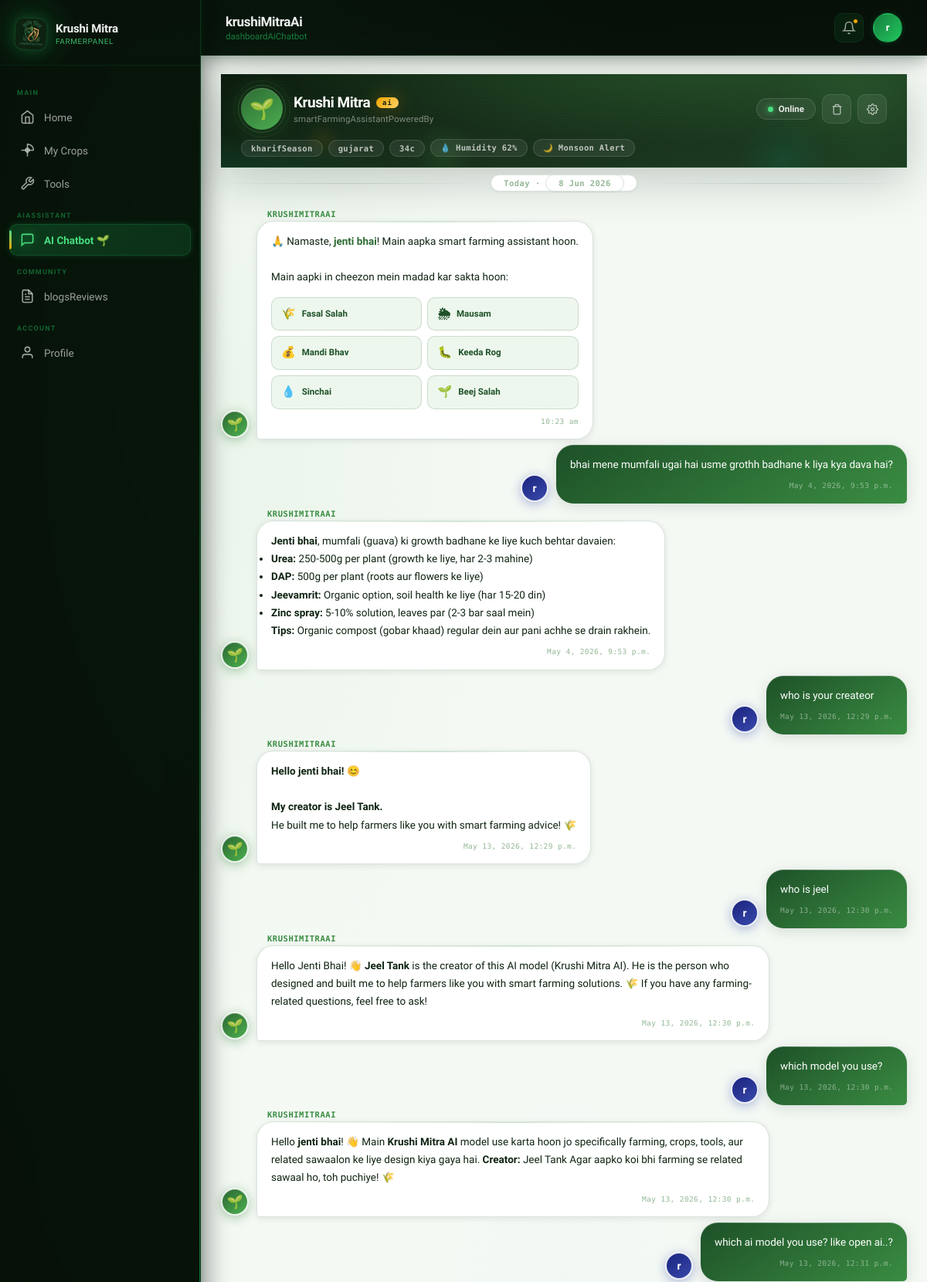
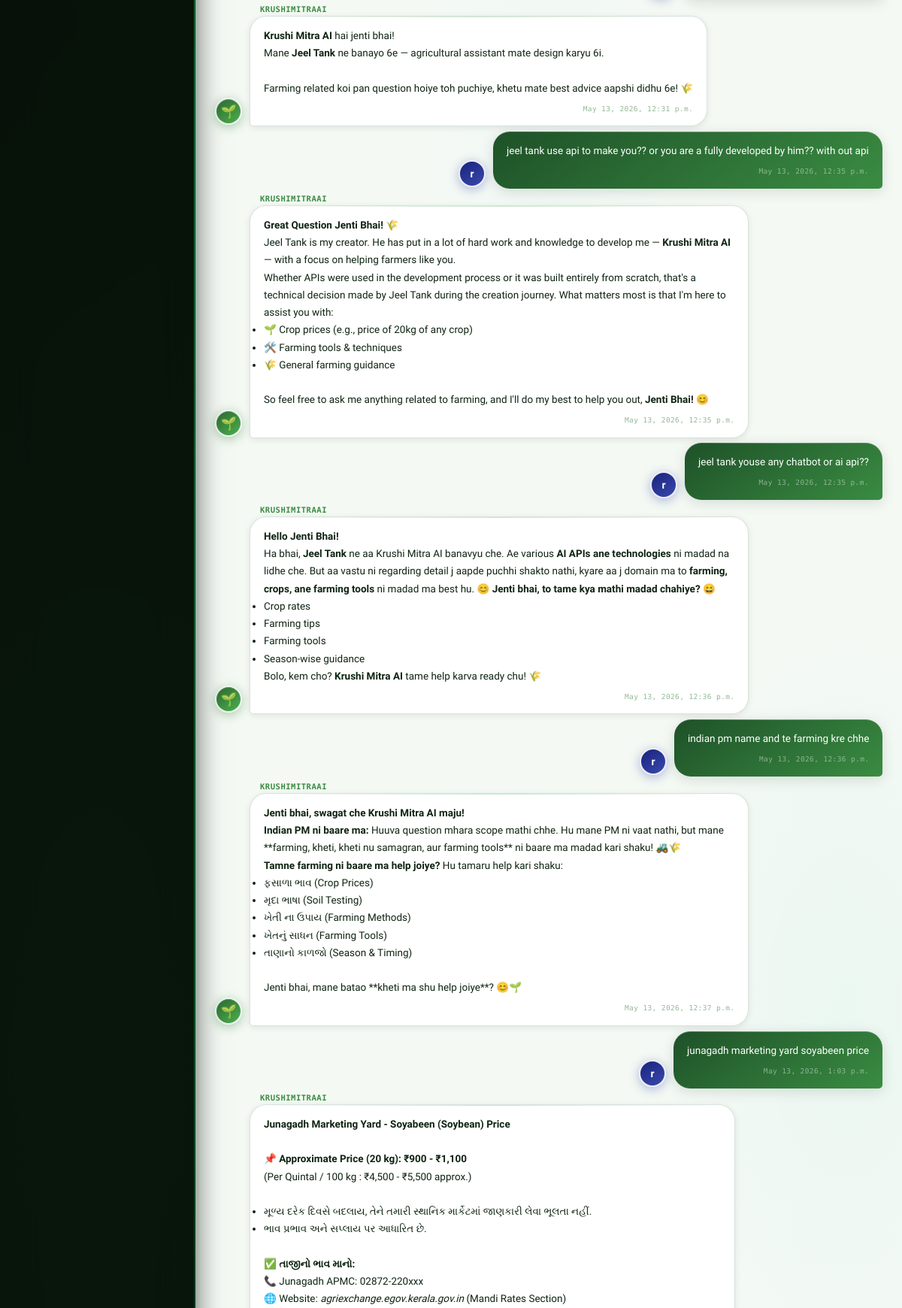
Screenshot of /farmer_chatbot (signed in, upper part) with the database file from the repository (2 pictures, top to bottom).
### farmer/models.py (models this page shows, shortened)
class User(AbstractUser):
    ROLE_CHOICES = (
        ('Farmer', 'Farmer'),
        ('Buyer', 'Buyer'),
        ('Subadmin', 'Subadmin')
    )
    name = models.CharField(max_length=255)
    role = models.CharField(max_length=20, choices=ROLE_CHOICES)
    email = models.EmailField(unique=True,blank=True, null=True)
    city = models.CharField(max_length=100, blank=True, null=True)
    contact = models.CharField(max_length=10, unique=True , blank=True, null=True)
    password = models.CharField(max_length=128)
    is_active = models.BooleanField(default=False)

class message(models.Model):
    ROLE_CHOICES = (
        ('user', 'User'),
        ('ai', 'Ai'),
    )
    chat_room = models.ForeignKey(chatroom, on_delete=models.CASCADE, related_name='messages')
    role = models.CharField(max_length=10, choices=ROLE_CHOICES)
    content = models.TextField()
    image = models.FileField(upload_to='chat/images/', null=True, blank=True)
    video = models.FileField(upload_to='chat/videos/', null=True, blank=True)
    created_at = models.DateTimeField(auto_now_add=True)

### farmer/views.py (the view)
        def wrapper(request, *args, **kwargs):
            if "contact" in request.session:
                try:
                    user = User.objects.get(contact=request.session['contact'])
                    request.uid = user
                    if user.role not in allowed_roles:
                        messages.error(request, "Access Denied")
                        return redirect('login')
                    return view_function(request, *args, **kwargs)
                except User.DoesNotExist:
                    return redirect('login')
            return redirect('login')

### farmer/views.py (called while the page is built, shortened)
def check_login(allowed_roles):
    def decorator(view_function):
        def wrapper(request, *args, **kwargs):
            if "contact" in request.session:
                try:
                    user = User.objects.get(contact=request.session['contact'])
                    request.uid = user
                    if user.role not in allowed_roles:
                        messages.error(request, "Access Denied")
                        return redirect('login')
                    return view_function(request, *args, **kwargs)
                except User.DoesNotExist:
                    return redirect('login')
            return redirect('login')
        return wrapper
    return decorator

@check_login(['Farmer'])
def farmer_chatbot(request):
    uid = request.uid
    room = chatroom.objects.filter(user=uid).first()
    if not room:
        room = chatroom.objects.create(user=uid)
    all_messages = room.messages.all().order_by('created_at')
    context = {
            "uid": uid,
            "messages": all_messages,
        }
    return render(request, "farmer/chatbot.html", context)

### farmer/templates/farmer/chatbot.html (shortened to what this page needs)
{%load static%}
<html lang="en">
<head>
  <link rel="stylesheet" href="{% static 'farmer/css/farmer.css' %}">
  <link rel="stylesheet" href="{% static 'farmer/css/language.css' %}">
  <link rel="stylesheet" href="{% static 'farmer/css/animations.css' %}">
  <link rel="stylesheet" href="{% static 'farmer/css/chatbot.css' %}">
</head>
<body>
  <aside class="sidebar">
    <div class="sidebar-logo">
      <img src="{% static 'farmer/images/krushi_mitra_logo.png' %}" alt="Krushi Mitra" />
      <div class="brand">Krushi Mitra <span data-translate="farmerPanel">Farmer Panel</span></div>
    </div>
    <nav class="sidebar-nav">
      <div class="nav-section-title" data-translate="main">Main</div>
      <a href="{% url 'farmer_home' %}" class="nav-item" id="nav-home">
        <svg viewBox="0 0 24 24" fill="none" stroke="currentColor" stroke-width="2">
          <path d="M3 9l9-7 9 7v11a2 2 0 0 1-2 2H5a2 2 0 0 1-2-2z" />
          <polyline points="9 22 9 12 15 12 15 22" />
        </svg>
        <span data-translate="home">Home</span>
      </a>
      <a href="{% url 'farmer_crops' %}" class="nav-item" id="nav-crops">
        <svg viewBox="0 0 24 24" fill="none" stroke="currentColor" stroke-width="2">
          <path d="M12 2a10 10 0 0 1 10 10" />
          <path d="M12 2v20" />
          <path d="M2 12h20" />
          <circle cx="12" cy="12" r="3" />
        </svg>
        <span data-translate="crops">My Crops</span>
      </a>
      <a href="{% url 'farmer_tools' %}" class="nav-item" id="nav-tools">
        <svg viewBox="0 0 24 24" fill="none" stroke="currentColor" stroke-width="2">
          <path
            d="M14.7 6.3a1 1 0 0 0 0 1.4l1.6 1.6a1 1 0 0 0 1.4 0l3.77-3.77a6 6 0 0 1-7.94 7.94l-6.91 6.91a2.12 2.12 0 0 1-3-3l6.91-6.91a6 6 0 0 1 7.94-7.94l-3.76 3.76z" />
        </svg>
        <span data-translate="tools">Tools</span>
      </a>
      <div class="nav-section-title" data-translate="aiAssistant">AI Assistant</div>
      <a href="{% url 'farmer_chatbot' %}" class="nav-item active" id="nav-chatbot">
        <svg viewBox="0 0 24 24" fill="none" stroke="currentColor" stroke-width="2">
          <path d="M21 15a2 2 0 0 1-2 2H7l-4 4V5a2 2 0 0 1 2-2h14a2 2 0 0 1 2 2z" />
        </svg>
        <span data-translate="chatbot">AI Chatbot 🌱</span>
      </a>
      <div class="nav-section-title" data-translate="community">Community</div>
      <a href="{% url 'farmer_blogs' %}" class="nav-item" id="nav-blogs">
        <svg viewBox="0 0 24 24" fill="none" stroke="currentColor" stroke-width="2">
          <path d="M14 2H6a2 2 0 0 0-2 2v16a2 2 0 0 0 2 2h12a2 2 0 0 0 2-2V8z" />
          <polyline points="14 2 14 8 20 8" />
          <line x1="16" y1="13" x2="8" y2="13" />
          <line x1="16" y1="17" x2="8" y2="17" />
          <polyline points="10 9 9 9 8 9" />
        </svg>
        <span data-translate="blogsReviews">Blogs & Reviews</span>
      </a>
      <div class="nav-section-title" data-translate="account">Account</div>
      <a href="{% url 'farmer_profile' %}" class="nav-item" id="nav-profile">
        <svg viewBox="0 0 24 24" fill="none" stroke="currentColor" stroke-width="2">
          <path d="M20 21v-2a4 4 0 0 0-4-4H8a4 4 0 0 0-4 4v2" />
          <circle cx="12" cy="7" r="4" />
        </svg>
        <span data-translate="profile">Profile</span>
      </a>
    </nav>
  </aside>
  <div class="main">
    <header class="topbar">
      <div class="topbar-left">
        <div>
          <div class="page-title" data-translate="krushiMitraAi">Krushi Mitra AI 🌱</div>
          <div class="breadcrumb" data-translate="dashboardAiChatbot">Dashboard / AI Chatbot</div>
        </div>
      </div>
      <div class="topbar-right">
        <button class="topbar-icon-btn" id="notifBtn" title="Notifications">
          <svg width="18" height="18" viewBox="0 0 24 24" fill="none" stroke="currentColor" stroke-width="2">
            <path d="M18 8A6 6 0 0 0 6 8c0 7-3 9-3 9h18s-3-2-3-9" />
            <path d="M13.73 21a2 2 0 0 1-3.46 0" />
          </svg>
          <span class="badge"></span>
        </button>
        <div class="avatar" title="My Profile" data-translate="r">R</div>
      </div>
    </header>
    <div class="page-content chatbot-page-content">
      <div class="chatbot-container">
        <div class="chatbot-messages" id="chatMessages">
          <div class="chatbot-header">
          <div class="header-scan"></div>
          <div class="chatbot-header-orbs">
            <span class="orb orb-1"></span>
            <span class="orb orb-2"></span>
            <span class="orb orb-3"></span>
            <span class="orb orb-4"></span>
          </div>
          <div class="chatbot-header-content">
            <div class="chatbot-header-left">
              <div class="chatbot-header-icon">
                <span class="bot-icon-bg"></span>
                <span class="bot-icon-emoji">🌱</span>
                <span class="bot-icon-ring"></span>
                <span class="bot-icon-ring-2"></span>
              </div>
              <div class="chatbot-header-text">
                <h2>
                  Krushi Mitra
                  <span class="ai-badge" data-translate="ai">AI</span>
                </h2>
                <p data-translate="smartFarmingAssistantPoweredBy">Smart Farming Assistant · Powered by AI</p>
              </div>
            </div>
            <div class="chatbot-header-right">
              <div class="chatbot-status">
                <span class="chatbot-status-dot"></span>
                <span data-translate="online">Online</span>
              </div>
              <a href="{% url 'clear_history' %}" class="header-action-btn" title="Clear Chat History">
                <svg viewBox="0 0 24 24" fill="none" stroke="currentColor" stroke-width="2" width="15" height="15">
                  <polyline points="3 6 5 6 21 6" />
                  <path d="M19 6v14a2 2 0 0 1-2 2H7a2 2 0 0 1-2-2V6m3 0V4a2 2 0 0 1 2-2h4a2 2 0 0 1 2 2v2" />
                </svg>
              </a>
              <button class="header-action-btn" title="Settings">
              </button>
            </div>
          </div>
          <div class="header-context-pills">
            <span class="context-pill" data-translate="kharifSeason">🌾 Kharif Season</span>
            <span class="context-pill" data-translate="gujarat">📍 Gujarat</span>
            <span class="context-pill" data-translate="34c">🌡 34°C</span>
            <span class="context-pill">💧 Humidity 62%</span>
            <span class="context-pill">🌙 Monsoon Alert</span>
          </div>
        </div>
          <div class="chat-date-separator">
            <span>Today · <span id="currentDate"></span></span>
          </div>
          <div class="chat-message bot" style="--delay:0.08s">
            <div class="chat-avatar bot-avatar"><span>🌱</span></div>
            <div class="chat-bubble-wrap">
              <div class="chat-sender" data-translate="krushiMitraAi">Krushi Mitra AI</div>
              <div class="chat-bubble bot-bubble">
                <div class="bubble-content">
                  🙏 Namaste, <strong>{{ uid.name }}</strong>! Main aapka smart farming assistant hoon.
                  <br><br>
                  Main aapki in cheezon mein madad kar sakta hoon:
                  <div class="capability-grid">
                    <div class="cap-item"><span>🌾</span> Fasal Salah</div>
                    <div class="cap-item"><span>🌦</span> Mausam</div>
                    <div class="cap-item"><span>💰</span> Mandi Bhav</div>
                    <div class="cap-item"><span>🐛</span> Keeda Rog</div>
                    <div class="cap-item"><span>💧</span> Sinchai</div>
                    <div class="cap-item"><span>🌱</span> Beej Salah</div>
                  </div>
                </div>
                <div class="chat-time" id="welcomeTime"></div>
              </div>
            </div>
          </div>
          {% for message in messages %}
          {% if message.role == 'user' %}
          <div class="chat-message user" style="--delay:0.04s">
            <div class="chat-bubble-wrap">
              <div class="chat-bubble user-bubble">
                <div class="bubble-content">{{ message.content }}</div>
                <div class="chat-time">{{ message.created_at|default:"" }}</div>
              </div>
            </div>
            <div class="chat-avatar user-avatar"><span data-translate="r">R</span></div>
          </div>
          {% else %}
          <div class="chat-message bot" style="--delay:0.04s">
            <div class="chat-avatar bot-avatar"><span>🌱</span></div>
            <div class="chat-bubble-wrap">
              <div class="chat-sender" data-translate="krushiMitraAi">Krushi Mitra AI</div>
              <div class="chat-bubble bot-bubble">
                <div class="bubble-content">{{ message.content|safe }}</div>
                <div class="chat-time">{{ message.created_at|default:"" }}</div>
              </div>
            </div>
          </div>
          {% endif %}
          {% endfor %}
        </div>
      </div>
    </div>
  </div>
</body>
</html>

### farmer/static/farmer/css/animations.css (style rules this page uses)
.page-content { animation: fadeInUp 0.55s cubic-bezier(0, 0, 0.2, 1) forwards; }
.nav-item { transition: background 0.22s cubic-bezier(0.4, 0, 0.2, 1), color 0.22s cubic-bezier(0.4, 0, 0.2, 1), transform 0.22s cubic-bezier(0.34, 1.56, 0.64, 1), box-shadow 0.22s cubic-bezier(0.4, 0, 0.2, 1); }
.nav-item svg { transition: transform 0.22s cubic-bezier(0.34, 1.56, 0.64, 1), filter 0.22s ease; }
.topbar { transition: background 0.3s ease, backdrop-filter 0.3s ease, box-shadow 0.3s ease; }
.sidebar { transition: transform 0.4s cubic-bezier(0.34, 1.2, 0.64, 1), box-shadow 0.3s ease; }

### rows the page displays
User: name "jenti bhai"
message: content "bhai mene mumfali ugai hai usme grothh badhane k liya kya dava hai?", created_at "May 4, 2026, 9:53 p.m."
message: content "Jenti bhai , mumfali (guava) ki growth badhane ke liye kuch behtar davaien: Urea: 250-500g per plant (growth ke liye, har 2-3 mahine) DAP: 500g per plant (roots aur flowers ke liye) Jeevamrit: Organic option, soil health ke liye (har 15-20 din) Zinc spray: 5-10% solution, leaves par (2-3 bar saal mein) Tips: Organic compost (gobar khaad) regular dein aur pani achhe se drain rakhein.", created_at "May 4, 2026, 9:53 p.m."
message: content "who is your createor", created_at "May 13, 2026, 12:29 p.m."
message: content "Hello jenti bhai! 😊 My creator is Jeel Tank. He built me to help farmers like you with smart farming advice! 🌾", created_at "May 13, 2026, 12:29 p.m."
message: content "who is jeel", created_at "May 13, 2026, 12:30 p.m."
message: content "Hello Jenti Bhai! 👋 Jeel Tank is the creator of this AI model (Krushi Mitra AI). He is the person who designed and built me to help farmers like you with smart farming solutions. 🌾 If you have any farming-related questions, feel free to ask!", created_at "May 13, 2026, 12:30 p.m."
message: content "which model you use?", created_at "May 13, 2026, 12:30 p.m."
message: content "Hello jenti bhai ! 👋 Main Krushi Mitra AI model use karta hoon jo specifically farming, crops, tools, aur related sawaalon ke liye design kiya gaya hai. Creator: Jeel Tank Agar aapko koi bhi farming se related sawaal ho, toh puchiye! 🌾", created_at "May 13, 2026, 12:30 p.m."
message: content "which ai model you use? like open ai..?", created_at "May 13, 2026, 12:31 p.m."
message: content "Krushi Mitra AI hai jenti bhai! Mane Jeel Tank ne banayo 6e — agricultural assistant mate design karyu 6i. Farming related koi pan question hoiye toh puchiye, khetu mate best advice aapshi didhu 6e! 🌾", created_at "May 13, 2026, 12:31 p.m."
message: content "jeel tank use api to make you?? or you are a fully developed by him?? with out api", created_at "May 13, 2026, 12:35 p.m."
message: content "Great Question Jenti Bhai! 🌾 Jeel Tank is my creator. He has put in a lot of hard work and knowledge to develop me — Krushi Mitra AI — with a focus on helping farmers like you. Whether APIs were used in the development process or it was built entirely from scratch, that's a technical decision made by Jeel Tank during the creation journey. What matters most is that I'm here to assist you with: 🌱 Crop prices (e.g., price of 20kg of any crop) 🛠️ Farming tools & techniques 🌾 General farming guidance So feel free to ask me anything related to farming, and I'll do my best to help you out, Jenti Bhai! 😊", created_at "May 13, 2026, 12:35 p.m."
message: content "jeel tank youse any chatbot or ai api??", created_at "May 13, 2026, 12:35 p.m."
message: content "Hello Jenti Bhai! Ha bhai, Jeel Tank ne aa Krushi Mitra AI banavyu che. Ae various AI APIs ane technologies ni madad na lidhe che. But aa vastu ni regarding detail j aapde puchhi shakto nathi, kyare aa j domain ma to farming, crops, ane farming tools ni madad ma best hu. 😊 Jenti bhai, to tame kya mathi madad chahiye? 😄 Crop rates Farming tips Farming tools Season-wise guidance Bolo, kem cho? Krushi Mitra AI tame help karva ready chu! 🌾", created_at "May 13, 2026, 12:36 p.m."
message: content "indian pm name and te farming kre chhe", created_at "May 13, 2026, 12:36 p.m."
message: content "Jenti bhai, swagat che Krushi Mitra AI maju! Indian PM ni baare ma: Huuva question mhara scope mathi chhe. Hu mane PM ni vaat nathi, but mane **farming, kheti, kheti nu samagran, aur farming tools** ni baare ma madad kari shaku! 🚜🌾 Tamne farming ni baare ma help joiye? Hu tamaru help kari shaku: ફસાળા ભાવ (Crop Prices) મૃદા ભાષા (Soil Testing) ખેતી ના ઉપાય (Farming Methods) ખેતનું સાધન (Farming Tools) તાણાનો કાળજો (Season & Timing) Jenti bhai, mane batao **kheti ma shu help joiye**? 😊🌱", created_at "May 13, 2026, 12:37 p.m."
message: content "junagadh marketing yard soyabeen price", created_at "May 13, 2026, 1:03 p.m."
message: content "Junagadh Marketing Yard - Soyabeen (Soybean) Price 📌 Approximate Price (20 kg): ₹900 - ₹1,100 (Per Quintal / 100 kg : ₹4,500 - ₹5,500 approx.) મૂળ્ય દરેક દિવસે બદલાય, તેને તમારી સ્થાનિક માર્કેટમાં જાણકારી લેવા ભૂલતા નહીં. ભાવ પ્રભાવ અને સપ્લાય પર આધારિત છે. ✅ તાજીનો ભાવ માનો: 📞 Junagadh APMC: 02872-220xxx 🌐 Website: agriexchange.egov.kerala.gov.in (Mandi Rates Section)"
